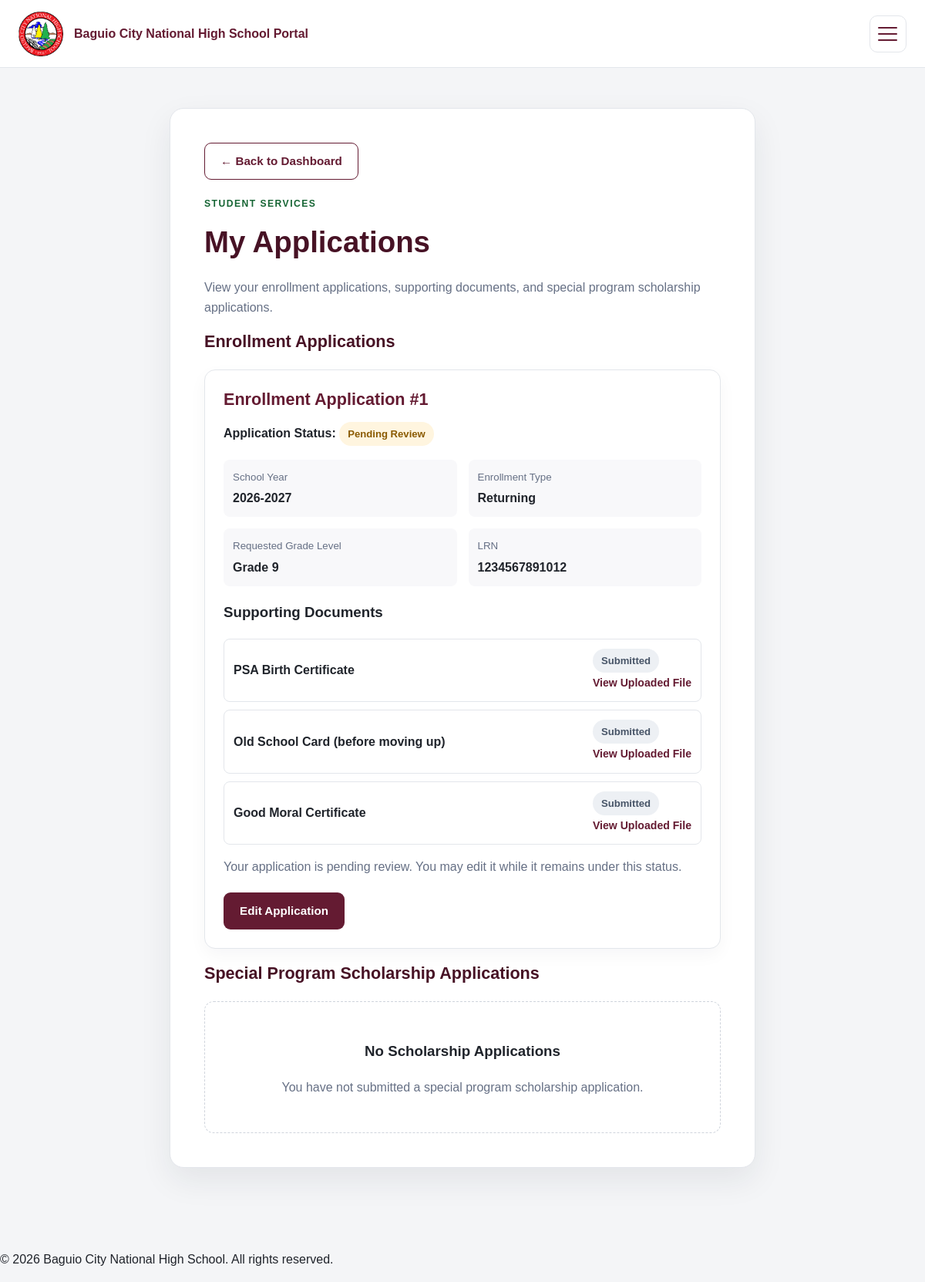
The app's page /student/my_applications.php (signed in) with its own data.
### tables this page shows
CREATE TABLE `enrollment_applications` (
  `application_id` int(10) UNSIGNED NOT NULL,
  `student_id` int(10) UNSIGNED NOT NULL,
  `school_year_id` int(10) UNSIGNED NOT NULL,
  `lrn` varchar(20) DEFAULT NULL,
  `enrollment_type` enum('Incoming Grade 7','Returning','Transferee') NOT NULL,
  `requested_grade_level_id` int(10) UNSIGNED NOT NULL,
  `assigned_section_id` int(10) UNSIGNED DEFAULT NULL,
  `application_status` enum('Pending Review','Incomplete Requirements','Approved','Rejected') NOT NULL DEFAULT 'Pending Review',
  `remarks` text DEFAULT NULL,
  `submitted_at` timestamp NOT NULL DEFAULT current_timestamp(),
  `updated_at` timestamp NULL DEFAULT NULL ON UPDATE current_timestamp(),
  `reviewed_by` int(10) UNSIGNED DEFAULT NULL,
  `reviewed_at` datetime DEFAULT NULL
);

CREATE TABLE `school_years` (
  `school_year_id` int(10) UNSIGNED NOT NULL,
  `school_year` varchar(20) NOT NULL,
  `start_date` date DEFAULT NULL,
  `end_date` date DEFAULT NULL,
  `status` enum('Active','Inactive','Completed') NOT NULL DEFAULT 'Inactive'
);

CREATE TABLE `grade_levels` (
  `grade_level_id` int(10) UNSIGNED NOT NULL,
  `grade_level` varchar(10) NOT NULL
);

CREATE TABLE `enrollment_documents` (
  `document_id` int(10) UNSIGNED NOT NULL,
  `application_id` int(10) UNSIGNED NOT NULL,
  `document_type` enum('PSA Birth Certificate','Old School Card (before moving up)','Good Moral Certificate') NOT NULL,
  `file_path` varchar(255) DEFAULT NULL,
  `verification_status` enum('Not Submitted','Submitted','For Verification','Accepted','Rejected') NOT NULL DEFAULT 'Not Submitted',
  `remarks` text DEFAULT NULL,
  `uploaded_at` datetime DEFAULT NULL
);

### includes/functions.php (called while the page is built, shortened)
<?php
function e(?string $value): string
{
    return htmlspecialchars($value ?? '', ENT_QUOTES, 'UTF-8');
}

### student/my_applications.php (the view, shortened to what this page needs)
<?php
require_once __DIR__ . '/../includes/bootstrap.php';
$userId = (int) current_user()['user_id'];
$studentQuery = $pdo->prepare(
    'SELECT student_id
     FROM students
     WHERE user_id = :user_id
     LIMIT 1'
);
$studentQuery->execute(['user_id' => $userId]);
$student = $studentQuery->fetch();
$studentId = (int) $student['student_id'];
$applicationQuery = $pdo->prepare(
    'SELECT
        ea.application_id,
        ea.lrn,
        ea.enrollment_type,
        ea.application_status,
        ea.school_year_id,
        ea.requested_grade_level_id,
        sy.school_year,
        gl.grade_level
     FROM enrollment_applications ea
     INNER JOIN school_years sy
        ON ea.school_year_id = sy.school_year_id
     INNER JOIN grade_levels gl
        ON ea.requested_grade_level_id = gl.grade_level_id
     WHERE ea.student_id = :student_id
     ORDER BY ea.application_id DESC'
);
$applicationQuery->execute(['student_id' => $studentId]);
$applications = $applicationQuery->fetchAll();
$scholarshipQuery = $pdo->prepare(
    'SELECT
        sa.scholarship_application_id,
        sa.program_id,
        sa.school_year_id,
        sa.application_status,
        sa.screening_date,
        sa.screening_time,
        sa.screening_venue,
        sa.screening_attendance,
        sp.program_name,
        sy.school_year
     FROM scholarship_applications sa
     INNER JOIN special_programs sp
        ON sa.program_id = sp.program_id
     INNER JOIN school_years sy
        ON sa.school_year_id = sy.school_year_id
     WHERE sa.student_id = :student_id
     ORDER BY sa.scholarship_application_id DESC'
);
$scholarshipQuery->execute(['student_id' => $studentId]);
$scholarships = $scholarshipQuery->fetchAll();
$requiredDocuments = [
    'PSA Birth Certificate',
    'Old School Card (before moving up)',
    'Good Moral Certificate'
];
$documentsByApplication = [];
$documentQuery = $pdo->prepare(
    'SELECT
        document_type,
        file_path,
        verification_status,
        remarks
     FROM enrollment_documents
     WHERE application_id = :application_id'
);
foreach ($applications as $application) {
    $documentQuery->execute([
        'application_id' => $application['application_id']
    ]);
    $documentsByApplication[$application['application_id']] =
        $documentQuery->fetchAll();
}
function status_class(string $status): string
{
    return match ($status) {
        'Approved', 'Accepted' => 'status-approved',
        'Rejected' => 'status-rejected',
        'Pending Review', 'For Screening', 'For Verification' => 'status-pending',
        'Incomplete Requirements', 'Not Submitted' => 'status-incomplete',
        default => 'status-default'
    };
}
require_once __DIR__ . '/../includes/header.php';
?>
<section class="form-card form-card-wide">
    <a
        href="<?= BASE_URL ?>/student/dashboard.php"
        class="button button-outline applications-back-button"
    >
        &larr; Back to Dashboard
    </a>
    <p class="eyebrow">Student Services</p>
    <h1>My Applications</h1>
    <p class="muted">
        View your enrollment applications, supporting documents,
        and special program scholarship applications.
    </p>
    <h2 class="application-section-title">Enrollment Applications</h2>
    <?php if (empty($applications)): ?>
        <div class="empty-state">
            <h3>No Enrollment Applications Yet</h3>
            <p class="muted">
                You have not submitted an enrollment application.
            </p>
            <a href="<?= BASE_URL ?>/student/new_enrollment.php"
               class="button button-primary">
                Start New Enrollment
            </a>
        </div>
    <?php else: ?>
        <?php foreach ($applications as $application): ?>
            <?php
            $applicationId = (int) $application['application_id'];
            $documents = $documentsByApplication[$applicationId] ?? [];
            $documentMap = [];
            foreach ($documents as $document) {
                $documentMap[$document['document_type']] = $document;
            }
            ?>
            <div class="application-card">
                <h2>
                    Enrollment Application #<?= $applicationId ?>
                </h2>
                <div>
                    <strong>Application Status:</strong>
                    <span class="status-badge <?= e(status_class($application['application_status'])) ?>">
                        <?= e($application['application_status']) ?>
                    </span>
                </div>
                <div class="application-details">
                    <div class="detail-item">
                        <small>School Year</small>
                        <strong><?= e($application['school_year']) ?></strong>
                    </div>
                    <div class="detail-item">
                        <small>Enrollment Type</small>
                        <strong><?= e($application['enrollment_type']) ?></strong>
                    </div>
                    <div class="detail-item">
                        <small>Requested Grade Level</small>
                        <strong>Grade <?= e($application['grade_level']) ?></strong>
                    </div>
                    <div class="detail-item">
                        <small>LRN</small>
                        <strong><?= e($application['lrn'] ?? '') ?></strong>
                    </div>
                </div>
                <h3>Supporting Documents</h3>
                <div class="document-list">
                    <?php foreach ($requiredDocuments as $documentName): ?>
                        <?php
                        $uploaded = $documentMap[$documentName] ?? null;
                        ?>
                        <div class="document-item">
                            <strong><?= e($documentName) ?></strong>
                            <?php if ($uploaded): ?>
                                <div>
                                    <span class="status-badge <?= e(status_class($uploaded['verification_status'])) ?>">
                                        <?= e($uploaded['verification_status']) ?>
                                    </span>
                                    <?php if (!empty($uploaded['file_path'])): ?>
                                        <br>
                                        <a href="<?= BASE_URL . '/' . e(ltrim($uploaded['file_path'], '/')) ?>"
                                           target="_blank"
                                           rel="noopener">
                                            View Uploaded File
                                        </a>
                                    <?php endif; ?>
                                </div>
                            <?php else: ?>
                                <span class="status-badge status-incomplete">
                                    Not Submitted
                                </span>
                            <?php endif; ?>
                        </div>
                    <?php endforeach; ?>
                </div>
                <?php if ($application['application_status'] === 'Pending Review'): ?>
                    <p class="muted">
                        Your application is pending review. You may edit it
                        while it remains under this status.
                    </p>
                    <div class="application-actions">
                        <a href="<?= BASE_URL ?>/student/edit_enrollment.php?application_id=<?= $applicationId ?>"
                           class="button button-primary">
                            Edit Application
                        </a>
                    </div>
                <?php endif; ?>
            </div>
        <?php endforeach; ?>
    <?php endif; ?>
    <h2 class="application-section-title">
        Special Program Scholarship Applications
    </h2>
    <?php if (empty($scholarships)): ?>
        <div class="empty-state">
            <h3>No Scholarship Applications</h3>
            <p class="muted">
                You have not submitted a special program scholarship application.
            </p>
        </div>
    <?php endif; ?>
</section>
<?php require_once __DIR__ . '/../includes/footer.php'; ?>

### student/my_applications.php (style rules this page uses)
.application-card { background: #fff; border: 1px solid var(--line); border-radius: 14px; padding: 24px; margin-top: 22px; box-shadow: 0 8px 22px rgba(28, 35, 45, .04); }
.application-card h2 { color: var(--maroon); margin: 0 0 14px; }
.application-details { display: grid; grid-template-columns: repeat(2, minmax(0, 1fr)); gap: 15px; margin: 18px 0; }
.detail-item { padding: 12px; background: #f8f8fa; border-radius: 8px; }
.detail-item small { display: block; color: var(--muted); margin-bottom: 4px; }
.detail-item strong { color: var(--ink); }
.status-badge { display: inline-block; padding: 5px 11px; border-radius: 20px; font-size: .82rem; font-weight: 700; }
.status-pending { background: #fff5df; color: #8a5a00; }
.status-default { background: #edf0f4; color: #475467; }
.document-list { display: grid; gap: 10px; margin-top: 14px; }
.document-item { display: flex; justify-content: space-between; align-items: center; gap: 12px; padding: 12px; border: 1px solid var(--line); border-radius: 8px; }
.document-item a { font-size: .88rem; font-weight: 600; }
.application-section-title { margin-top: 24px; color: var(--maroon-dark); }
.empty-state { margin-top: 22px; padding: 30px; background: #fff; border: 1px dashed #cfd4dc; border-radius: 12px; text-align: center; }
.application-actions { display: flex; flex-wrap: wrap; gap: 12px; margin-top: 20px; }

### records on screen
enrollment_applications: application_id "1", application_status "Pending Review", school_year.school_year "2026-2027", enrollment_type "Returning", requested_grade_level.grade_level "9", lrn "1234567891012"
enrollment_documents: documentName "PSA Birth Certificate", verification_status "Submitted"
enrollment_documents: documentName "Old School Card (before moving up)", verification_status "Submitted"
enrollment_documents: documentName "Good Moral Certificate", verification_status "Submitted"
